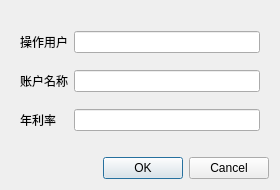
<?xml version="1.0" encoding="UTF-8"?>
<ui version="4.0">
 <class>CreateSavAccountDialog</class>
 <widget class="QDialog" name="CreateSavAccountDialog">
  <property name="geometry">
   <rect>
    <x>0</x>
    <y>0</y>
    <width>280</width>
    <height>190</height>
   </rect>
  </property>
  <property name="sizePolicy">
   <sizepolicy hsizetype="Fixed" vsizetype="Fixed">
    <horstretch>0</horstretch>
    <verstretch>0</verstretch>
   </sizepolicy>
  </property>
  <property name="windowTitle">
   <string>创建储蓄卡</string>
  </property>
  <layout class="QVBoxLayout" name="verticalLayout">
   <item>
    <widget class="QWidget" name="widget" native="true">
     <layout class="QGridLayout" name="gridLayout">
      <item row="0" column="0">
       <widget class="QLabel" name="label">
        <property name="text">
         <string>操作用户</string>
        </property>
       </widget>
      </item>
      <item row="0" column="1">
       <widget class="QLineEdit" name="lineEdit_username">
        <property name="frame">
         <bool>true</bool>
        </property>
        <property name="readOnly">
         <bool>true</bool>
        </property>
       </widget>
      </item>
      <item row="1" column="0">
       <widget class="QLabel" name="label_2">
        <property name="text">
         <string>账户名称</string>
        </property>
       </widget>
      </item>
      <item row="1" column="1">
       <widget class="QLineEdit" name="lineEdit_account_name">
        <property name="maxLength">
         <number>15</number>
        </property>
       </widget>
      </item>
      <item row="2" column="0">
       <widget class="QLabel" name="label_3">
        <property name="text">
         <string>年利率</string>
        </property>
       </widget>
      </item>
      <item row="2" column="1">
       <widget class="QLineEdit" name="lineEdit_rate">
        <property name="maxLength">
         <number>10</number>
        </property>
       </widget>
      </item>
     </layout>
    </widget>
   </item>
   <item>
    <widget class="QDialogButtonBox" name="buttonBox">
     <property name="orientation">
      <enum>Qt::Horizontal</enum>
     </property>
     <property name="standardButtons">
      <set>QDialogButtonBox::Cancel|QDialogButtonBox::Ok</set>
     </property>
    </widget>
   </item>
  </layout>
 </widget>
 <resources/>
 <connections>
  <connection>
   <sender>buttonBox</sender>
   <signal>accepted()</signal>
   <receiver>CreateSavAccountDialog</receiver>
   <slot>accept()</slot>
   <hints>
    <hint type="sourcelabel">
     <x>248</x>
     <y>254</y>
    </hint>
    <hint type="destinationlabel">
     <x>157</x>
     <y>274</y>
    </hint>
   </hints>
  </connection>
  <connection>
   <sender>buttonBox</sender>
   <signal>rejected()</signal>
   <receiver>CreateSavAccountDialog</receiver>
   <slot>reject()</slot>
   <hints>
    <hint type="sourcelabel">
     <x>316</x>
     <y>260</y>
    </hint>
    <hint type="destinationlabel">
     <x>286</x>
     <y>274</y>
    </hint>
   </hints>
  </connection>
 </connections>
</ui>
